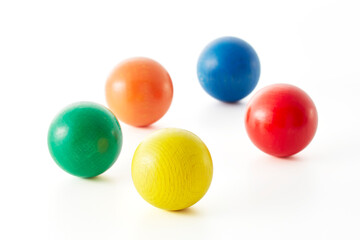
#> input picture photos/col_balls.jpg, 360 x 240 px
$ python 33-houghTransform.py
#> lines starting #> are read from the running program, lines starting #| are printed output that depends on the picture; after the words box and inside, x2 and y2 are one past the last pixel; in counts of white or black regions, pixels touching at a corner belong together
#Circle detection using opencv and HoughCircle
import numpy as np
import cv2
from matplotlib import pyplot as plt
img = cv2.imread('photos/col_balls.jpg')
#> img is the input picture: shape (240, 360, 3); mean B, G, R 212.2, 226.3, 230.9
img2= img.copy()
gray = cv2.cvtColor(img, cv2.COLOR_BGR2GRAY)
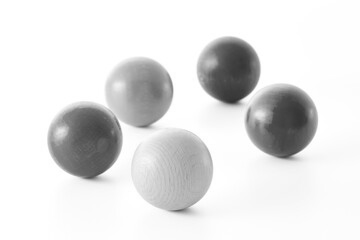
#> gray: shape (240, 360); min 48, max 255, mean 226.1
gray = cv2.medianBlur(gray, 5)
circles = cv2.HoughCircles(gray, cv2.HOUGH_GRADIENT, 1, 20,param1=50, param2=30, minRadius=0,maxRadius=0)
#> circles = [[171.5, 169.5, 41.1], [84.5, 139.5, 37.7], [139.5, 90.5, 33.8], [228.5, 70.5, 30.8], [281.5, 121.5, 34.8]]
data = np.uint16(np.around(circles))
#> data = [[172, 170, 41], [84, 140, 38], [140, 90, 34], [228, 70, 31], [282, 122, 35]]
for (x, y ,r) in data[0, :]:
    cv2.circle(img2, (x, y), r, (50, 10, 50), 3) #outer circle
    cv2.circle(img2, (x, y), 2, (0, 255, 100), -1) #center
#> this loop made 5 passes
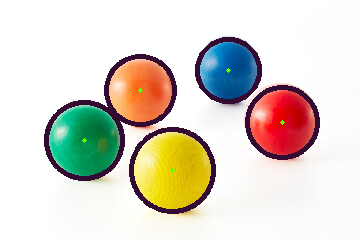
#> img2: shape (240, 360, 3); 6.53% of pixels changed, all inside (x1, y1, x2, y2) = (44, 37, 320, 214)
cv2.imshow("original",img)
cv2.imshow("result",img2)
cv2.waitKey(0)
cv2.destroyAllWindows()
